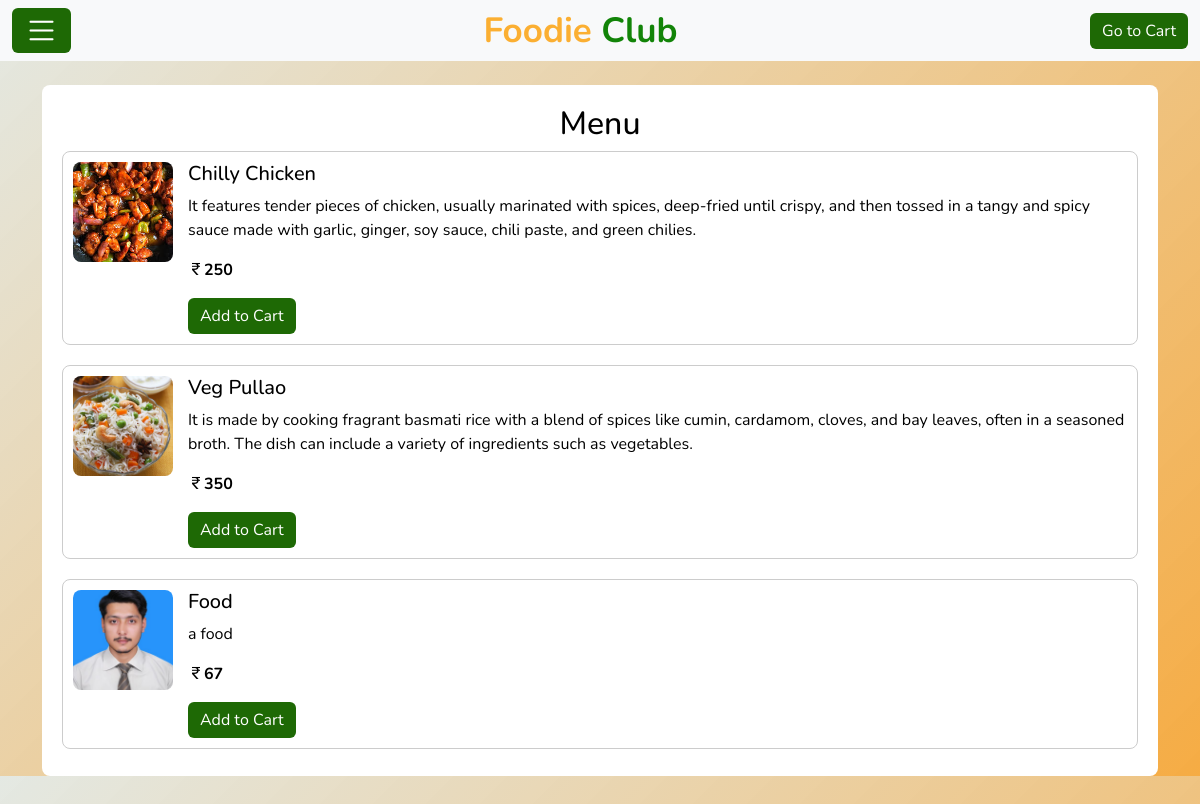
The page /restaurant_menu/2 (signed in) on the database as committed earlier.
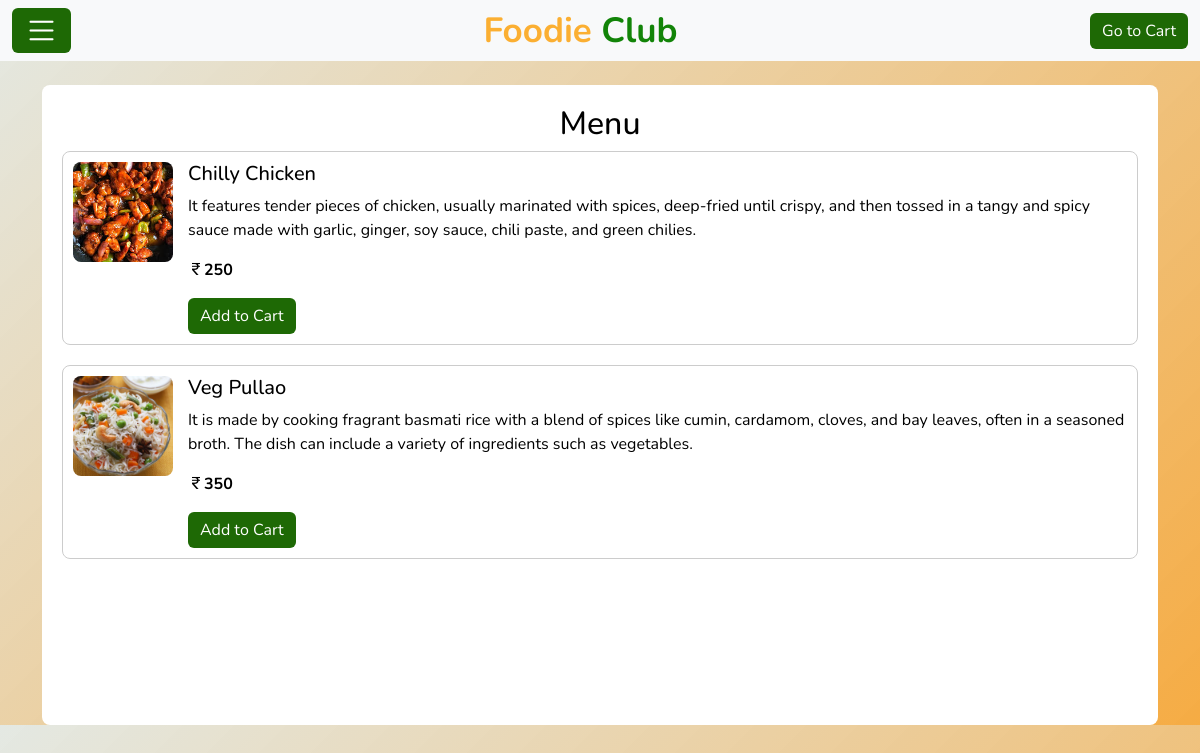
The same page on the database as committed later.
### Restaurant/models.py (models this page shows)
class Food(models.Model):
    food_id=models.AutoField(primary_key=True)
    food_name=models.CharField(max_length=100)
    food_description=models.CharField(max_length=300)
    food_price=models.IntegerField()
    food_picture=models.ImageField(upload_to="foods/",validators=[validate_image])
    food_by=models.CharField(max_length=100)

### Customer/views.py (the view)
# urls.py: path('restaurant_menu/<res_id>',views.restaurant_menu,name="restaurant_menu"),
def restaurant_menu(request,res_id):
    email=request.session.get('email')
    if request.session and Customer.objects.filter(email=email).exists():
        restaurant=Restaurant.objects.get(res_id=res_id)
        food=Food.objects.filter(food_by=restaurant.res_name)
        return render(request,'Customer_restaurant_menu.html',{'food':food,'email':email})
    else:
        return redirect('error')

### templates/Customer_restaurant_menu.html (shortened to what this page needs)
<!DOCTYPE html>
<html lang="en">
<head>
    {%load static%}
    <link href="https://cdn.jsdelivr.net/npm/bootstrap@5.3.0-alpha3/dist/css/bootstrap.min.css" rel="stylesheet">
    <link rel="stylesheet" href="https://cdn.jsdelivr.net/npm/bootstrap-icons@1.11.3/font/bootstrap-icons.min.css">
</head>
<body>
    <div class="navbar navbar-expand-lg bg-light navbar-light">
        <div class="container-fluid">
            <a class="btn btn-primary navbar-brand" data-bs-toggle="offcanvas" href="#offcanvasExample" role="button" aria-controls="offcanvasExample"><i class="bi bi-list" style="color: white;"></i></a>
            <a href="/" class="navbar-brand">Foodie <span>Club</span></a>
            <a href="/cart/"><button type="button" class="btn btn-primary">Go to Cart</button></a>
        </div>
    </div>
            <div class="container menu-container">
                    <div class="menu-list">
                        <h2 style="text-align: center;">Menu</h2>
                        <div id="menu-items">
                            {% for item in food %}
                            <div class="menu-item">
                                <img src="{{item.food_picture.url}}" alt="Food Item" height="200" width="200" style="object-fit: cover; object-position: center;">
                                <div class="details">
                                    <h5>{{item.food_name}}</h5>
                                    <p>{{item.food_description}}</p>
                                    <p><b><i class="bi bi-currency-rupee"></i>{{item.food_price}}</b></p>
                                    <button class="btn btn-primary" onclick="addToCart('{{ item.food_name }}', {{ item.food_price }}, {{ item.food_id }}, '{{ email }}')">Add to Cart</button>
                                </div>
                            </div>
                            {% endfor %}
                        </div>
                    </div>
            </div>
</body>
</html>

### templates/Customer_restaurant_menu.html (style rules this page uses)
body { color: black; margin: 0; font-family: 'Nunito', sans-serif; background: linear-gradient(135deg, rgba(221, 227, 220, 0.8), rgba(245, 167, 57, 0.947)); }
.btn-primary { background-color: #1e6905; border: none; }
.navbar .navbar-brand { margin: 0; color: #fbaf32; font-size: 35px; line-height: 0px; font-weight: 700; font-family: 'Nunito', sans-serif; transition: .5s; }
.navbar .navbar-brand span { color: #128408; }
.menu-container { display: flex; justify-content: space-between; gap: 20px; margin-top: 2%; }
.menu-list { flex: 3; padding: 20px; border-radius: 8px; background-color: #fff; height: 80vh; overflow-y: auto; }
.menu-item { display: flex; gap: 15px; margin-bottom: 20px; border: 1px solid #ccc; padding: 10px; border-radius: 8px; }
.menu-item img { max-width: 100px; max-height: 100px; border-radius: 8px; object-fit: cover; }
.menu-item .details { flex-grow: 1; }

Rows that differ between the two databases and show on the page:
removed Food: food_picture (picture), food_name "Food", food_description "a food", food_price "67"
